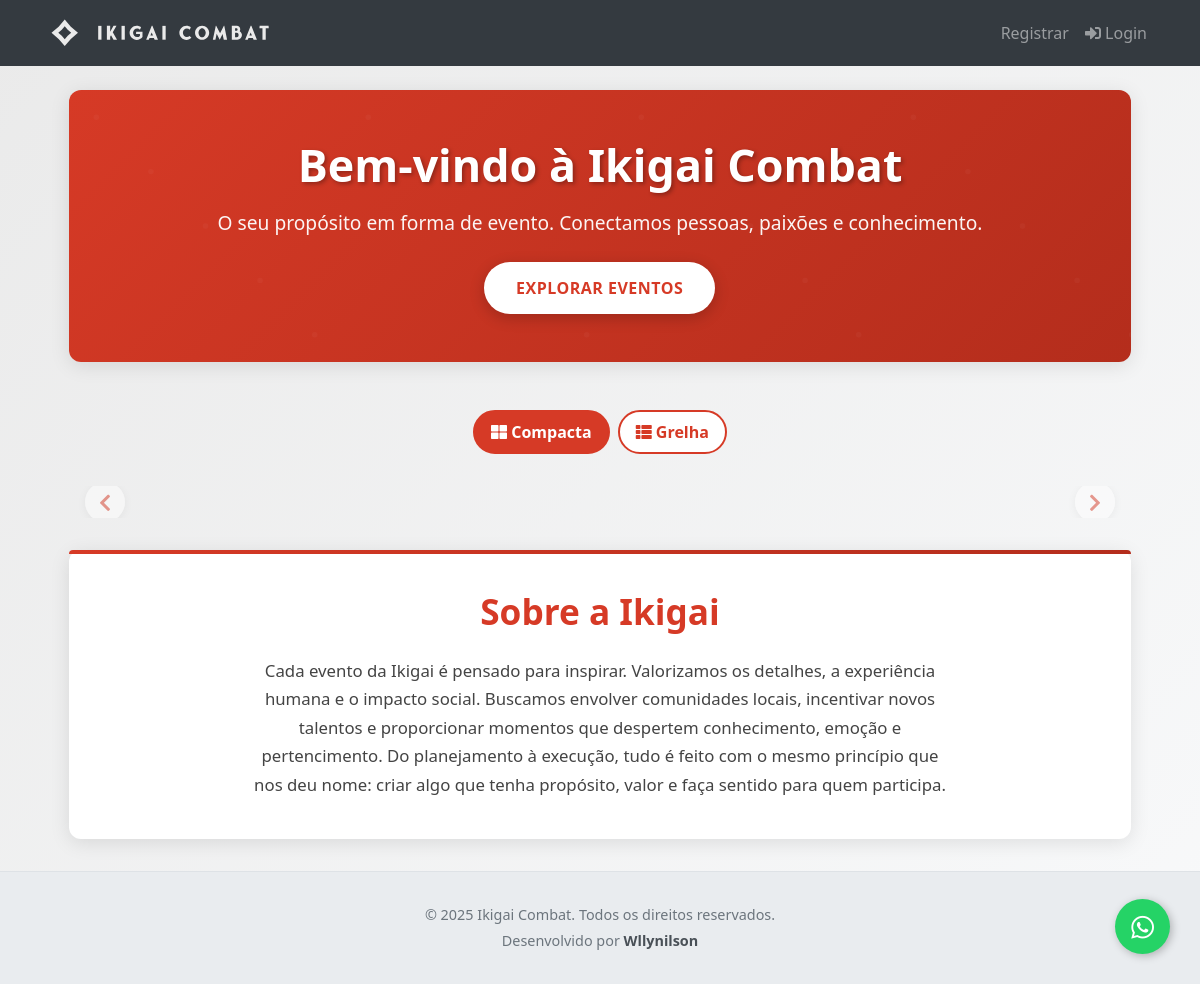
Before: / with the older database file.
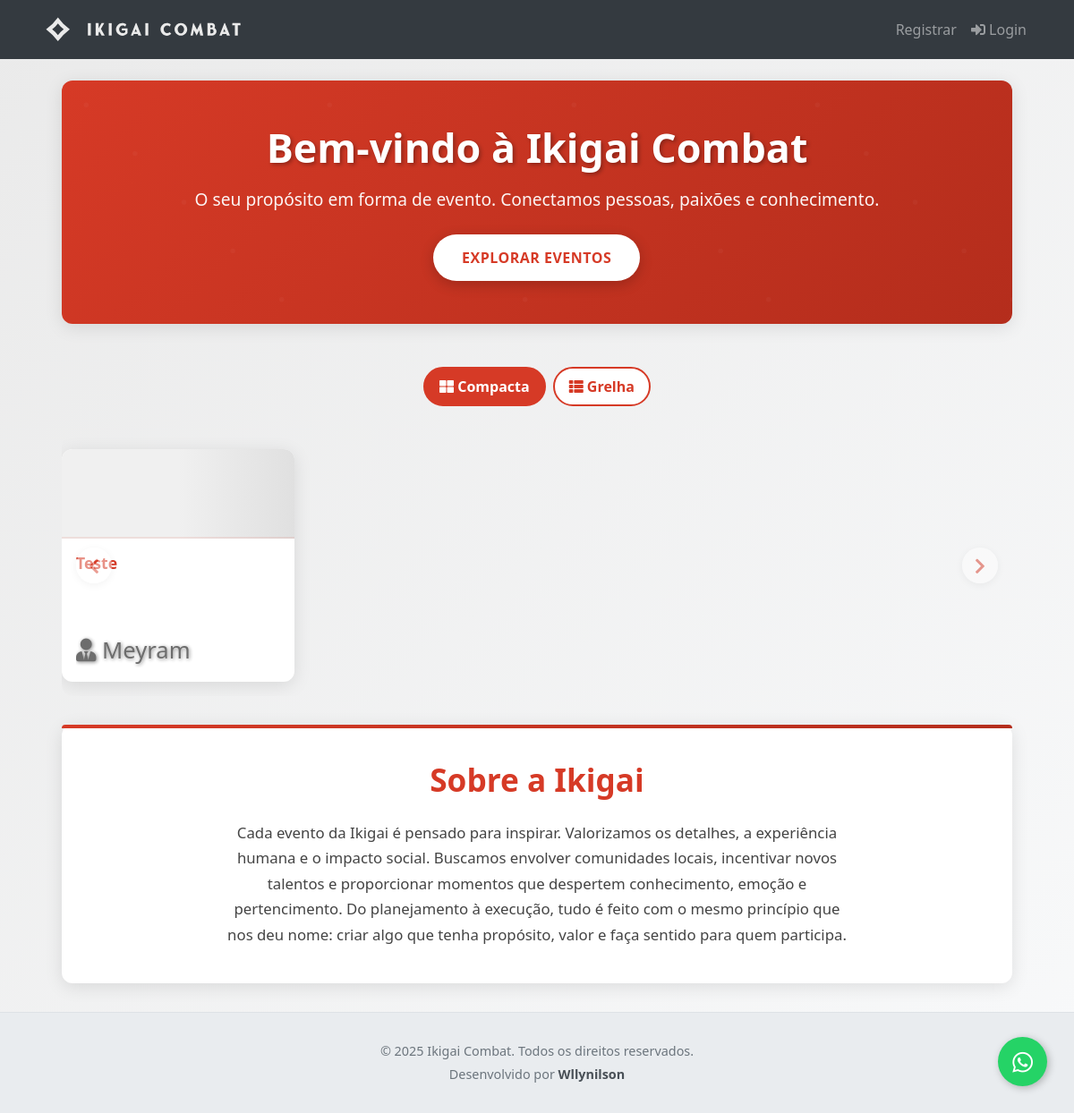
After: the same page with the newer database file.
### app/models.py (models this page shows, shortened)
class Evento(db.Model):
    __tablename__ = 'eventos'
    id = db.Column(db.Integer, primary_key=True)
    nome_evento = db.Column(db.String(200), nullable=False)
    data_hora_evento = db.Column(db.DateTime, nullable=False)
    palestrante = db.Column(db.String(100))
    imagem_palestrante = db.Column(db.String(300))
    descricao = db.Column(db.Text)
    local_evento = db.Column(db.String(200))
    preco = db.Column(db.Float, default=0.0)
    numero_vagas = db.Column(db.Integer, nullable=False)
    pix_copia_e_cola = db.Column(db.Text)
    categorias = db.relationship('Categoria', backref='evento', lazy='dynamic', cascade="all, delete-orphan")

### app/routes.py (the view)
@public_bp.route('/')
def index():
    eventos = Evento.query.filter(Evento.data_hora_evento >= datetime.utcnow()).order_by(Evento.data_hora_evento).all()
    return render_template('index.html', eventos=eventos)

### app/templates/index.html (shortened to what this page needs)
{% extends "base.html" %}
{% block content %}
    <div class="container-fluid px-md-4 px-3">
        <div class="hero-section">
            <div class="hero-content">
                <h1 class="hero-title">Bem-vindo à Ikigai Combat</h1>
                <p class="hero-subtitle">O seu propósito em forma de evento. Conectamos pessoas, paixões e
                    conhecimento.</p>
                <a class="btn btn-hero" href="#eventos" role="button">Explorar Eventos</a>
            </div>
        </div>
        <div id="eventos" class="mt-5">
            <div class="view-toggle">
                <button class="toggle-btn active" data-view="compact"><i class="fas fa-th-large"></i> Compacta</button>
                <button class="toggle-btn" data-view="full"><i class="fas fa-th-list"></i> Grelha</button>
            </div>
            <div class="events-carousel-container">
                <button class="carousel-controls carousel-prev"><i class="fas fa-chevron-left"></i></button>
                <div class="events-carousel">
                    {% if eventos %}
                        {% for evento in eventos %}
                            <div class="event-card">
                                <img data-src="{{ evento.imagem_palestrante or url_for('static', filename='images/default-event.jpg') }}"
                                     class="event-image" alt="Imagem do evento {{ evento.nome_evento }}">
                                <div class="event-body">
                                    <h5 class="event-title">{{ evento.nome_evento }}</h5>
                                    {% if evento.palestrante %}
                                        <div class="event-speaker"><i
                                                class="fas fa-user-tie"></i> {{ evento.palestrante }}</div>{% endif %}
                                </div>
                            </div>
                        {% endfor %}
                    {% endif %}
                </div>
                <button class="carousel-controls carousel-next"><i class="fas fa-chevron-right"></i></button>
            </div>
        </div>
        <div id="sobre" class="about-section">
            <h2 class="about-title">Sobre a Ikigai</h2>
            <p class="about-text">
                Cada evento da Ikigai é pensado para inspirar. Valorizamos os detalhes, a experiência humana e o impacto
                social.
                Buscamos envolver comunidades locais, incentivar novos talentos e proporcionar momentos que despertem
                conhecimento, emoção e pertencimento.
                Do planejamento à execução, tudo é feito com o mesmo princípio que nos deu nome: criar algo que tenha
                propósito, valor e faça sentido para quem participa.
            </p>
        </div>
    </div>
{% endblock %}

### app/templates/base.html (shortened to what this page needs)
<!DOCTYPE html>
<html lang="pt-BR">
<head>
    <link rel="stylesheet" href="https://stackpath.bootstrapcdn.com/bootstrap/4.5.2/css/bootstrap.min.css">
    <link rel="stylesheet" href="https://cdnjs.cloudflare.com/ajax/libs/font-awesome/5.15.3/css/all.min.css">
    <link rel="stylesheet" href="{{ url_for('static', filename='css/estilos_publicos.css') }}">
</head>
<body>
<nav class="navbar navbar-expand-lg navbar-dark bg-dark mb-4">
    <div class="container">
        <a class="navbar-brand" href="{{ url_for('public.index') }}">
            <img src="{{ url_for('static', filename='images/logo-navbar.svg') }}" alt="Ikigai Combat Logo" height="40">
        </a>
        <div class="collapse navbar-collapse" id="navbarNav">
            <ul class="navbar-nav mr-auto">
                <li class="nav-item active">
                    <a class="nav-link" href="{{ url_for('public.index') }}"> </a>
                </li>
            </ul>
            <ul class="navbar-nav">
                {% if current_user.is_authenticated %}
                    <li class="nav-item dropdown">
                        <a class="nav-link dropdown-toggle" href="#" id="navbarUserDropdown" role="button"
                           data-toggle="dropdown" aria-haspopup="true" aria-expanded="false">
                            <i class="fas fa-user-circle"></i> Olá, {{ current_user.username }}
                        </a>
                        <div class="dropdown-menu dropdown-menu-right" aria-labelledby="navbarUserDropdown">
                            <a class="dropdown-item" href="{{ url_for('auth.perfil') }}">Meu Perfil</a>
                            {% if current_user.role == 'admin' %}
                                <a class="dropdown-item" href="{{ url_for('admin.dashboard') }}">Área
                                    Administrativa</a>
                            {% endif %}
                            <div class="dropdown-divider"></div>
                            <a class="dropdown-item" href="{{ url_for('auth.logout') }}">Sair (Logout)</a>
                        </div>
                    </li>
                {% else %}
                    <li class="nav-item">
                        <a class="nav-link" href="{{ url_for('auth.register') }}">Registrar</a>
                    </li>
                    <li class="nav-item">
                        <a class="nav-link" href="{{ url_for('auth.login') }}">
                            <i class="fas fa-sign-in-alt"></i> Login
                        </a>
                    </li>
                {% endif %}
            </ul>
        </div>
    </div>
</nav>
    <main role="main">
        <div class="container">
            {% block content %}{% endblock %}
        </div>
    </main>
<footer class="site-footer">
    <div class="container text-center">
        <p class="mb-1">&copy; {{ current_year }} Ikigai Combat. Todos os direitos reservados.</p>
        <p class="developer-credit mb-0">Desenvolvido por
            <a href="https://www.wllynilson.com.br" target="_blank">Wllynilson</a>
        </p>
    </div>
</footer>
<a href="https://wa.me/5563992457273?text=OSS!%20Preciso%20de%20ajuda%20com%20a%20plataforma%20de%20eventos%20Ikigai." class="whatsapp-fab" target="_blank" title="Fale com o Suporte">
    <i class="fab fa-whatsapp"></i>
</a>
</body>
</html>

Changed rows visible on the page:
now on this page (row edited): Evento: nome_evento "Teste", palestrante "Meyram"
